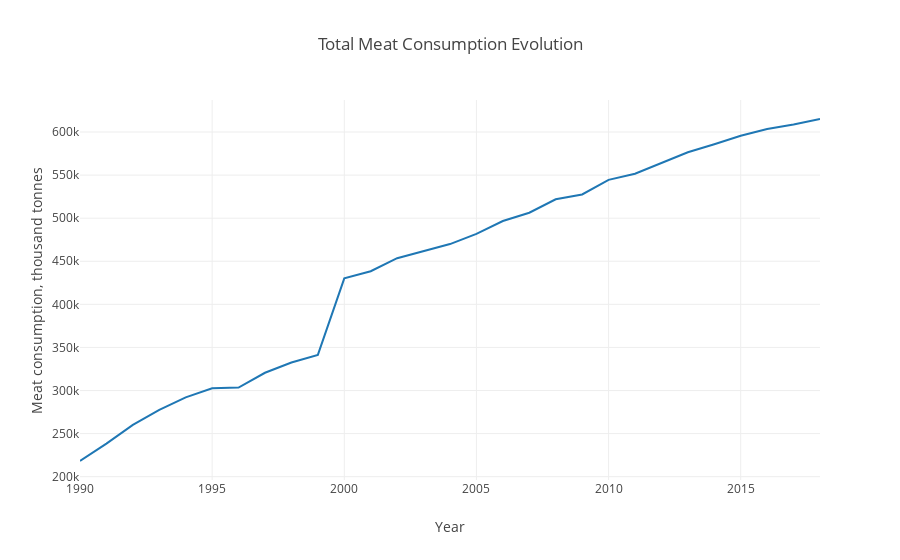

Notebook cell for this chart:
### Markdown cell above
This is a more step by step way to define the same graph, using methods `add_trace` and `layout.update` on the figure object.

### Code cell
fig = go.Figure()
# create a data trace 
fig.add_trace(go.Scatter(x=df_total_year.TIME, 
                         y=df_total_year.Value,
                         mode='lines'))
# edit the layout
fig.layout.update(title='Total Meat Consumption Evolution',
                   xaxis_title='Year',
                   yaxis_title='Meat consumption, thousand tonnes')
fig.show()

### Figure 1 — Plotly figure (JSON) as saved in the notebook; plotly's stock layout.template omitted (floating-point values rounded to 4 significant figures)
{"data": [{"mode": "lines", "type": "scatter", "uid": "068f93be-2153-4c6b-8407-64d95368fcc0", "x": [1990, 1991, 1992, 1993, 1994, 1995, 1996, 1997, 1998, 1999, 2000, 2001, 2002, 2003, 2004, 2005, 2006, 2007, 2008, 2009, 2010, 2011, 2012, 2013, 2014, 2015, 2016, 2017, 2018], "y": [218203, 238417, 260198, 277449, 292060, 302593, 303447, 320615, 332461, 341410, 430161, 438483, 453547, 461973, 469940, 481864, 496697, 506330, 521975, 527523, 544439, 551565, 564106, 576559, 585890, 595643, 603474, 608799, 615118]}], "layout": {"title": {"text": "Total Meat Consumption Evolution"}, "xaxis": {"title": {"text": "Year"}}, "yaxis": {"title": {"text": "Meat consumption, thousand tonnes"}}}}
